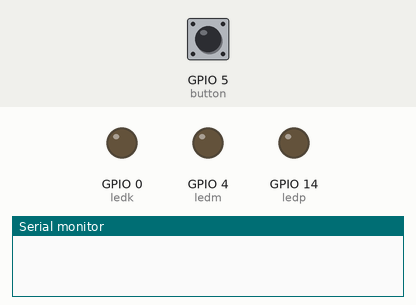
A program run on a simulated ESP8266 (NodeMCU). Shown: output pins drawn as LEDs (lit = HIGH), the last lines printed to the serial monitor. Inputs (shaded band) come from the test bench; at power-on: GPIO 5 (button) LOW.

Above: at 1.2 s.
1.3 s: GPIO 5 (button) pulled HIGH for 1 s
At 2.9 s:
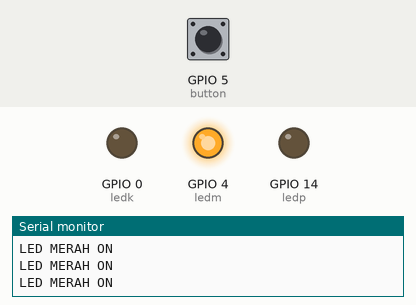
4.3 s: GPIO 5 (button) pulled HIGH for 0.15 s
At 5.6 s:
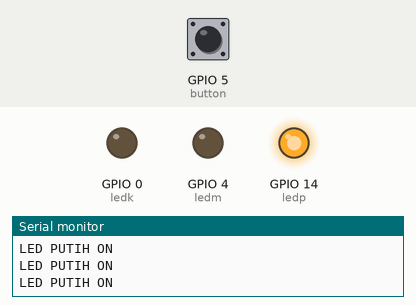
5.9 s: GPIO 5 (button) pulled HIGH for 3.2 s
At 9.6 s:
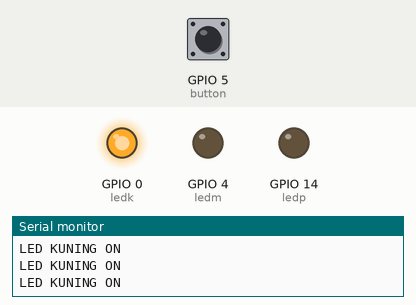
Timing chart, 0 to 11.1 s (numbered marks = the images above; inputs shaded):
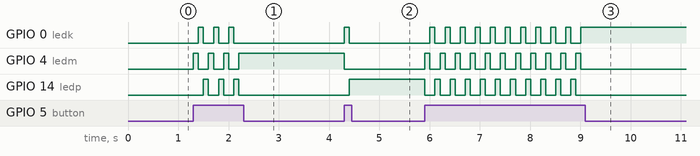

The program:

main.cpp
```cpp
#include <Arduino.h>

// Latihan ini bertujuan untuk menghidupkan banyak led dengan menggunakan satu tombol sebagai input
const int button = 5;
const int ledm = 4;
const int ledk = 0;
const int ledp = 14;
int x = 0;

void setup() {
  pinMode(button, INPUT);
  pinMode(ledm, OUTPUT);
  pinMode(ledk, OUTPUT);
  pinMode(ledp, OUTPUT);
  Serial.begin(9600);
}

void loop() {
  int status = digitalRead(button);
  if (status == 1)
  {
    x++;
  }

  if (x == 4)
  {
    x--;
    x--;
    x--;
    x--;
  }


  switch (x)
  {
  case 1:
    digitalWrite(ledm, HIGH);
    digitalWrite(ledk, LOW);
    digitalWrite(ledp, LOW);
    Serial.println("LED MERAH ON");
    delay(100);
    break;

  case 2:
    digitalWrite(ledm, LOW);
    digitalWrite(ledk, HIGH);
    digitalWrite(ledp, LOW);
    Serial.println("LED KUNING ON");
    delay(100);
    break;

  case 3:
    digitalWrite(ledm, LOW);
    digitalWrite(ledk, LOW);
    digitalWrite(ledp, HIGH);
    Serial.println("LED PUTIH ON");
    delay(100);
    break;

  default:
    break;
  }

}
```

Measured:
- after the input at 1.3 s, GPIO 0 (ledk): alternates HIGH for 0.10 s and LOW for 0.20 s, 6 changes in all, then stays LOW, starting after 0.10 s; GPIO 4 (ledm): alternates HIGH for 0.10 s and LOW for 0.20 s, 7 changes in all, then stays HIGH, starting at once
- after the input at 4.3 s, GPIO 0 (ledk): LOW → HIGH at once, → LOW 0.10 s later; GPIO 4 (ledm): HIGH → LOW at once; GPIO 14 (ledp): LOW → HIGH after 0.10 s
- after the input at 5.9 s, GPIO 0 (ledk): alternates HIGH for 0.10 s and LOW for 0.20 s, 21 changes in all, then stays HIGH, starting after 0.11 s; GPIO 4 (ledm): alternates HIGH for 0.10 s and LOW for 0.20 s, 22 changes in all, then stays LOW, starting at once
